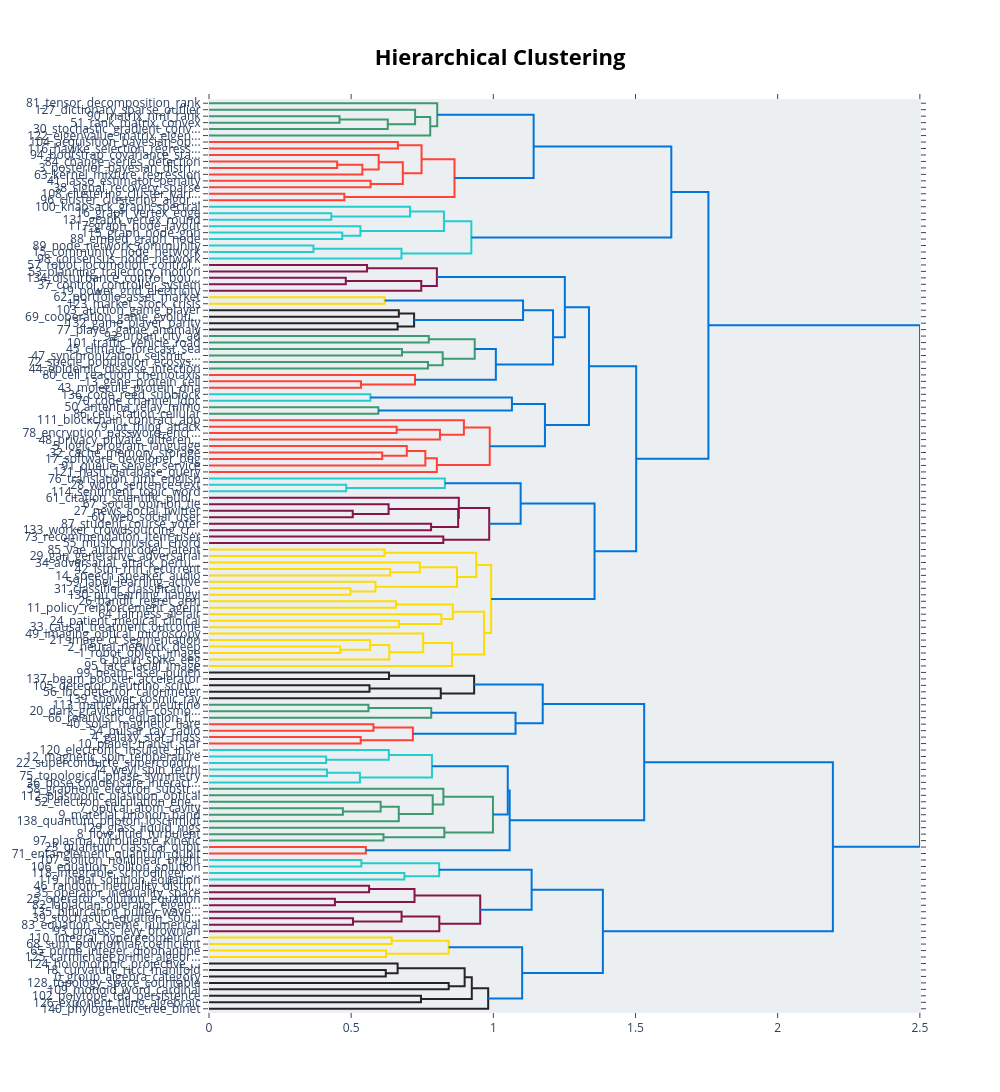

The notebook cell saved with this chart:
### Code cell
best_model.visualize_hierarchy()

### Figure 1 — Plotly figure (JSON) as saved in the notebook; plotly's stock layout.template omitted (floating-point values rounded to 4 significant figures; data arrays with more than 128 entries replaced by an {"elided": "..."} marker saying what was removed)
{"data": [{"hoverinfo": "text", "marker": {"color": "rgb(61,153,112)"}, "mode": "lines", "x": [0.0, 0.4592, 0.4592, 0.0], "xaxis": "x", "y": [-25.0, -25.0, -35.0, -35.0], "yaxis": "y", "type": "scatter"}, {"hoverinfo": "text", "marker": {"color": "rgb(61,153,112)"}, "mode": "lines", "x": [0.4592, 0.6287, 0.6287, 0.0], "xaxis": "x", "y": [-30.0, -30.0, -45.0, -45.0], "yaxis": "y", "type": "scatter"}, {"hoverinfo": "text", "marker": {"color": "rgb(61,153,112)"}, "mode": "lines", "x": [0.0, 0.7248, 0.7248, 0.6287], "xaxis": "x", "y": [-15.0, -15.0, -37.5, -37.5], "yaxis": "y", "type": "scatter"}, {"hoverinfo": "text", "marker": {"color": "rgb(61,153,112)"}, "mode": "lines", "x": [0.7248, 0.778, 0.778, 0.0], "xaxis": "x", "y": [-26.25, -26.25, -55.0, -55.0], "yaxis": "y", "type": "scatter"}, {"hoverinfo": "text", "marker": {"color": "rgb(61,153,112)"}, "mode": "lines", "x": [0.0, 0.8027, 0.8027, 0.778], "xaxis": "x", "y": [-5.0, -5.0, -40.62, -40.62], "yaxis": "y", "type": "scatter"}, {"hoverinfo": "text", "marker": {"color": "rgb(255,65,54)"}, "mode": "lines", "x": [0.0, 0.6643, 0.6643, 0.0], "xaxis": "x", "y": [-65.0, -65.0, -75.0, -75.0], "yaxis": "y", "type": "scatter"}, {"hoverinfo": "text", "marker": {"color": "rgb(255,65,54)"}, "mode": "lines", "x": [0.0, 0.4508, 0.4508, 0.0], "xaxis": "x", "y": [-95.0, -95.0, -105.0, -105.0], "yaxis": "y", "type": "scatter"}, {"hoverinfo": "text", "marker": {"color": "rgb(255,65,54)"}, "mode": "lines", "x": [0.4508, 0.5393, 0.5393, 0.0], "xaxis": "x", "y": [-100.0, -100.0, -115.0, -115.0], "yaxis": "y", "type": "scatter"}, {"hoverinfo": "text", "marker": {"color": "rgb(255,65,54)"}, "mode": "lines", "x": [0.0, 0.5967, 0.5967, 0.5393], "xaxis": "x", "y": [-85.0, -85.0, -107.5, -107.5], "yaxis": "y", "type": "scatter"}, {"hoverinfo": "text", "marker": {"color": "rgb(255,65,54)"}, "mode": "lines", "x": [0.0, 0.5682, 0.5682, 0.0], "xaxis": "x", "y": [-125.0, -125.0, -135.0, -135.0], "yaxis": "y", "type": "scatter"}, {"hoverinfo": "text", "marker": {"color": "rgb(255,65,54)"}, "mode": "lines", "x": [0.5967, 0.6816, 0.6816, 0.5682], "xaxis": "x", "y": [-96.25, -96.25, -130.0, -130.0], "yaxis": "y", "type": "scatter"}, {"hoverinfo": "text", "marker": {"color": "rgb(255,65,54)"}, "mode": "lines", "x": [0.6643, 0.7476, 0.7476, 0.6816], "xaxis": "x", "y": [-70.0, -70.0, -113.1, -113.1], "yaxis": "y", "type": "scatter"}, {"hoverinfo": "text", "marker": {"color": "rgb(255,65,54)"}, "mode": "lines", "x": [0.0, 0.4761, 0.4761, 0.0], "xaxis": "x", "y": [-145.0, -145.0, -155.0, -155.0], "yaxis": "y", "type": "scatter"}, {"hoverinfo": "text", "marker": {"color": "rgb(255,65,54)"}, "mode": "lines", "x": [0.7476, 0.8634, 0.8634, 0.4761], "xaxis": "x", "y": [-91.56, -91.56, -150.0, -150.0], "yaxis": "y", "type": "scatter"}, {"hoverinfo": "text", "marker": {"color": "rgb(0,116,217)"}, "mode": "lines", "x": [0.8027, 1.142, 1.142, 0.8634], "xaxis": "x", "y": [-22.81, -22.81, -120.8, -120.8], "yaxis": "y", "type": "scatter"}, {"hoverinfo": "text", "marker": {"color": "rgb(35,205,205)"}, "mode": "lines", "x": [0.0, 0.43, 0.43, 0.0], "xaxis": "x", "y": [-175.0, -175.0, -185.0, -185.0], "yaxis": "y", "type": "scatter"}, {"hoverinfo": "text", "marker": {"color": "rgb(35,205,205)"}, "mode": "lines", "x": [0.0, 0.7071, 0.7071, 0.43], "xaxis": "x", "y": [-165.0, -165.0, -180.0, -180.0], "yaxis": "y", "type": "scatter"}, {"hoverinfo": "text", "marker": {"color": "rgb(35,205,205)"}, "mode": "lines", "x": [0.0, 0.4687, 0.4687, 0.0], "xaxis": "x", "y": [-205.0, -205.0, -215.0, -215.0], "yaxis": "y", "type": "scatter"}, {"hoverinfo": "text", "marker": {"color": "rgb(35,205,205)"}, "mode": "lines", "x": [0.0, 0.5325, 0.5325, 0.4687], "xaxis": "x", "y": [-195.0, -195.0, -210.0, -210.0], "yaxis": "y", "type": "scatter"}, {"hoverinfo": "text", "marker": {"color": "rgb(35,205,205)"}, "mode": "lines", "x": [0.7071, 0.8263, 0.8263, 0.5325], "xaxis": "x", "y": [-172.5, -172.5, -202.5, -202.5], "yaxis": "y", "type": "scatter"}, {"hoverinfo": "text", "marker": {"color": "rgb(35,205,205)"}, "mode": "lines", "x": [0.0, 0.3674, 0.3674, 0.0], "xaxis": "x", "y": [-225.0, -225.0, -235.0, -235.0], "yaxis": "y", "type": "scatter"}, {"hoverinfo": "text", "marker": {"color": "rgb(35,205,205)"}, "mode": "lines", "x": [0.3674, 0.6769, 0.6769, 0.0], "xaxis": "x", "y": [-230.0, -230.0, -245.0, -245.0], "yaxis": "y", "type": "scatter"}, {"hoverinfo": "text", "marker": {"color": "rgb(35,205,205)"}, "mode": "lines", "x": [0.8263, 0.9227, 0.9227, 0.6769], "xaxis": "x", "y": [-187.5, -187.5, -237.5, -237.5], "yaxis": "y", "type": "scatter"}, {"hoverinfo": "text", "marker": {"color": "rgb(0,116,217)"}, "mode": "lines", "x": [1.142, 1.626, 1.626, 0.9227], "xaxis": "x", "y": [-71.8, -71.8, -212.5, -212.5], "yaxis": "y", "type": "scatter"}, {"hoverinfo": "text", "marker": {"color": "rgb(133,20,75)"}, "mode": "lines", "x": [0.0, 0.5559, 0.5559, 0.0], "xaxis": "x", "y": [-255.0, -255.0, -265.0, -265.0], "yaxis": "y", "type": "scatter"}, {"hoverinfo": "text", "marker": {"color": "rgb(133,20,75)"}, "mode": "lines", "x": [0.0, 0.481, 0.481, 0.0], "xaxis": "x", "y": [-275.0, -275.0, -285.0, -285.0], "yaxis": "y", "type": "scatter"}, {"hoverinfo": "text", "marker": {"color": "rgb(133,20,75)"}, "mode": "lines", "x": [0.481, 0.7465, 0.7465, 0.0], "xaxis": "x", "y": [-280.0, -280.0, -295.0, -295.0], "yaxis": "y", "type": "scatter"}, {"hoverinfo": "text", "marker": {"color": "rgb(133,20,75)"}, "mode": "lines", "x": [0.5559, 0.8014, 0.8014, 0.7465], "xaxis": "x", "y": [-260.0, -260.0, -287.5, -287.5], "yaxis": "y", "type": "scatter"}, {"hoverinfo": "text", "marker": {"color": "rgb(255,220,0)"}, "mode": "lines", "x": [0.0, 0.6178, 0.6178, 0.0], "xaxis": "x", "y": [-305.0, -305.0, -315.0, -315.0], "yaxis": "y", "type": "scatter"}, {"hoverinfo": "text", "marker": {"color": "rgb(40,35,35)"}, "mode": "lines", "x": [0.0, 0.6676, 0.6676, 0.0], "xaxis": "x", "y": [-325.0, -325.0, -335.0, -335.0], "yaxis": "y", "type": "scatter"}, {"hoverinfo": "text", "marker": {"color": "rgb(40,35,35)"}, "mode": "lines", "x": [0.0, 0.6634, 0.6634, 0.0], "xaxis": "x", "y": [-345.0, -345.0, -355.0, -355.0], "yaxis": "y", "type": "scatter"}, {"hoverinfo": "text", "marker": {"color": "rgb(40,35,35)"}, "mode": "lines", "x": [0.6676, 0.7213, 0.7213, 0.6634], "xaxis": "x", "y": [-330.0, -330.0, -350.0, -350.0], "yaxis": "y", "type": "scatter"}, {"hoverinfo": "text", "marker": {"color": "rgb(0,116,217)"}, "mode": "lines", "x": [0.6178, 1.104, 1.104, 0.7213], "xaxis": "x", "y": [-310.0, -310.0, -340.0, -340.0], "yaxis": "y", "type": "scatter"}, {"hoverinfo": "text", "marker": {"color": "rgb(61,153,112)"}, "mode": "lines", "x": [0.0, 0.7729, 0.7729, 0.0], "xaxis": "x", "y": [-365.0, -365.0, -375.0, -375.0], "yaxis": "y", "type": "scatter"}, {"hoverinfo": "text", "marker": {"color": "rgb(61,153,112)"}, "mode": "lines", "x": [0.0, 0.6787, 0.6787, 0.0], "xaxis": "x", "y": [-385.0, -385.0, -395.0, -395.0], "yaxis": "y", "type": "scatter"}, {"hoverinfo": "text", "marker": {"color": "rgb(61,153,112)"}, "mode": "lines", "x": [0.0, 0.7701, 0.7701, 0.0], "xaxis": "x", "y": [-405.0, -405.0, -415.0, -415.0], "yaxis": "y", "type": "scatter"}, {"hoverinfo": "text", "marker": {"color": "rgb(61,153,112)"}, "mode": "lines", "x": [0.6787, 0.8219, 0.8219, 0.7701], "xaxis": "x", "y": [-390.0, -390.0, -410.0, -410.0], "yaxis": "y", "type": "scatter"}, {"hoverinfo": "text", "marker": {"color": "rgb(61,153,112)"}, "mode": "lines", "x": [0.7729, 0.9344, 0.9344, 0.8219], "xaxis": "x", "y": [-370.0, -370.0, -400.0, -400.0], "yaxis": "y", "type": "scatter"}, {"hoverinfo": "text", "marker": {"color": "rgb(255,65,54)"}, "mode": "lines", "x": [0.0, 0.5346, 0.5346, 0.0], "xaxis": "x", "y": [-435.0, -435.0, -445.0, -445.0], "yaxis": "y", "type": "scatter"}, {"hoverinfo": "text", "marker": {"color": "rgb(255,65,54)"}, "mode": "lines", "x": [0.0, 0.7244, 0.7244, 0.5346], "xaxis": "x", "y": [-425.0, -425.0, -440.0, -440.0], "yaxis": "y", "type": "scatter"}, {"hoverinfo": "text", "marker": {"color": "rgb(0,116,217)"}, "mode": "lines", "x": [0.9344, 1.009, 1.009, 0.7244], "xaxis": "x", "y": [-385.0, -385.0, -432.5, -432.5], "yaxis": "y", "type": "scatter"}, {"hoverinfo": "text", "marker": {"color": "rgb(0,116,217)"}, "mode": "lines", "x": [1.104, 1.21, 1.21, 1.009], "xaxis": "x", "y": [-325.0, -325.0, -408.8, -408.8], "yaxis": "y", "type": "scatter"}, {"hoverinfo": "text", "marker": {"color": "rgb(0,116,217)"}, "mode": "lines", "x": [0.8014, 1.251, 1.251, 1.21], "xaxis": "x", "y": [-273.8, -273.8, -366.9, -366.9], "yaxis": "y", "type": "scatter"}, {"hoverinfo": "text", "marker": {"color": "rgb(35,205,205)"}, "mode": "lines", "x": [0.0, 0.5676, 0.5676, 0.0], "xaxis": "x", "y": [-455.0, -455.0, -465.0, -465.0], "yaxis": "y", "type": "scatter"}, {"hoverinfo": "text", "marker": {"color": "rgb(61,153,112)"}, "mode": "lines", "x": [0.0, 0.5957, 0.5957, 0.0], "xaxis": "x", "y": [-475.0, -475.0, -485.0, -485.0], "yaxis": "y", "type": "scatter"}, {"hoverinfo": "text", "marker": {"color": "rgb(0,116,217)"}, "mode": "lines", "x": [0.5676, 1.065, 1.065, 0.5957], "xaxis": "x", "y": [-460.0, -460.0, -480.0, -480.0], "yaxis": "y", "type": "scatter"}, {"hoverinfo": "text", "marker": {"color": "rgb(255,65,54)"}, "mode": "lines", "x": [0.0, 0.6598, 0.6598, 0.0], "xaxis": "x", "y": [-505.0, -505.0, -515.0, -515.0], "yaxis": "y", "type": "scatter"}, {"hoverinfo": "text", "marker": {"color": "rgb(255,65,54)"}, "mode": "lines", "x": [0.6598, 0.8123, 0.8123, 0.0], "xaxis": "x", "y": [-510.0, -510.0, -525.0, -525.0], "yaxis": "y", "type": "scatter"}, {"hoverinfo": "text", "marker": {"color": "rgb(255,65,54)"}, "mode": "lines", "x": [0.0, 0.8964, 0.8964, 0.8123], "xaxis": "x", "y": [-495.0, -495.0, -517.5, -517.5], "yaxis": "y", "type": "scatter"}, {"hoverinfo": "text", "marker": {"color": "rgb(255,65,54)"}, "mode": "lines", "x": [0.0, 0.6091, 0.6091, 0.0], "xaxis": "x", "y": [-545.0, -545.0, -555.0, -555.0], "yaxis": "y", "type": "scatter"}, {"hoverinfo": "text", "marker": {"color": "rgb(255,65,54)"}, "mode": "lines", "x": [0.0, 0.6956, 0.6956, 0.6091], "xaxis": "x", "y": [-535.0, -535.0, -550.0, -550.0], "yaxis": "y", "type": "scatter"}, {"hoverinfo": "text", "marker": {"color": "rgb(255,65,54)"}, "mode": "lines", "x": [0.6956, 0.7609, 0.7609, 0.0], "xaxis": "x", "y": [-542.5, -542.5, -565.0, -565.0], "yaxis": "y", "type": "scatter"}, {"hoverinfo": "text", "marker": {"color": "rgb(255,65,54)"}, "mode": "lines", "x": [0.7609, 0.8013, 0.8013, 0.0], "xaxis": "x", "y": [-553.8, -553.8, -575.0, -575.0], "yaxis": "y", "type": "scatter"}, {"hoverinfo": "text", "marker": {"color": "rgb(255,65,54)"}, "mode": "lines", "x": [0.8964, 0.9874, 0.9874, 0.8013], "xaxis": "x", "y": [-506.2, -506.2, -564.4, -564.4], "yaxis": "y", "type": "scatter"}, {"hoverinfo": "text", "marker": {"color": "rgb(0,116,217)"}, "mode": "lines", "x": [1.065, 1.181, 1.181, 0.9874], "xaxis": "x", "y": [-470.0, -470.0, -535.3, -535.3], "yaxis": "y", "type": "scatter"}, {"hoverinfo": "text", "marker": {"color": "rgb(0,116,217)"}, "mode": "lines", "x": [1.251, 1.336, 1.336, 1.181], "xaxis": "x", "y": [-320.3, -320.3, -502.7, -502.7], "yaxis": "y", "type": "scatter"}, {"hoverinfo": "text", "marker": {"color": "rgb(35,205,205)"}, "mode": "lines", "x": [0.0, 0.4825, 0.4825, 0.0], "xaxis": "x", "y": [-595.0, -595.0, -605.0, -605.0], "yaxis": "y", "type": "scatter"}, {"hoverinfo": "text", "marker": {"color": "rgb(35,205,205)"}, "mode": "lines", "x": [0.0, 0.8295, 0.8295, 0.4825], "xaxis": "x", "y": [-585.0, -585.0, -600.0, -600.0], "yaxis": "y", "type": "scatter"}, {"hoverinfo": "text", "marker": {"color": "rgb(133,20,75)"}, "mode": "lines", "x": [0.0, 0.5056, 0.5056, 0.0], "xaxis": "x", "y": [-635.0, -635.0, -645.0, -645.0], "yaxis": "y", "type": "scatter"}, {"hoverinfo": "text", "marker": {"color": "rgb(133,20,75)"}, "mode": "lines", "x": [0.0, 0.6316, 0.6316, 0.5056], "xaxis": "x", "y": [-625.0, -625.0, -640.0, -640.0], "yaxis": "y", "type": "scatter"}, {"hoverinfo": "text", "marker": {"color": "rgb(133,20,75)"}, "mode": "lines", "x": [0.0, 0.781, 0.781, 0.0], "xaxis": "x", "y": [-655.0, -655.0, -665.0, -665.0], "yaxis": "y", "type": "scatter"}, {"hoverinfo": "text", "marker": {"color": "rgb(133,20,75)"}, "mode": "lines", "x": [0.6316, 0.8762, 0.8762, 0.781], "xaxis": "x", "y": [-632.5, -632.5, -660.0, -660.0], "yaxis": "y", "type": "scatter"}, {"hoverinfo": "text", "marker": {"color": "rgb(133,20,75)"}, "mode": "lines", "x": [0.0, 0.8785, 0.8785, 0.8762], "xaxis": "x", "y": [-615.0, -615.0, -646.2, -646.2], "yaxis": "y", "type": "scatter"}, {"hoverinfo": "text", "marker": {"color": "rgb(133,20,75)"}, "mode": "lines", "x": [0.0, 0.824, 0.824, 0.0], "xaxis": "x", "y": [-675.0, -675.0, -685.0, -685.0], "yaxis": "y", "type": "scatter"}, {"hoverinfo": "text", "marker": {"color": "rgb(133,20,75)"}, "mode": "lines", "x": [0.8785, 0.9855, 0.9855, 0.824], "xaxis": "x", "y": [-630.6, -630.6, -680.0, -680.0], "yaxis": "y", "type": "scatter"}, {"hoverinfo": "text", "marker": {"color": "rgb(0,116,217)"}, "mode": "lines", "x": [0.8295, 1.096, 1.096, 0.9855], "xaxis": "x", "y": [-592.5, -592.5, -655.3, -655.3], "yaxis": "y", "type": "scatter"}, {"hoverinfo": "text", "marker": {"color": "rgb(255,220,0)"}, "mode": "lines", "x": [0.0, 0.617, 0.617, 0.0], "xaxis": "x", "y": [-695.0, -695.0, -705.0, -705.0], "yaxis": "y", "type": "scatter"}, {"hoverinfo": "text", "marker": {"color": "rgb(255,220,0)"}, "mode": "lines", "x": [0.0, 0.6372, 0.6372, 0.0], "xaxis": "x", "y": [-725.0, -725.0, -735.0, -735.0], "yaxis": "y", "type": "scatter"}, {"hoverinfo": "text", "marker": {"color": "rgb(255,220,0)"}, "mode": "lines", "x": [0.0, 0.7416, 0.7416, 0.6372], "xaxis": "x", "y": [-715.0, -715.0, -730.0, -730.0], "yaxis": "y", "type": "scatter"}, {"hoverinfo": "text", "marker": {"color": "rgb(255,220,0)"}, "mode": "lines", "x": [0.0, 0.4975, 0.4975, 0.0], "xaxis": "x", "y": [-755.0, -755.0, -765.0, -765.0], "yaxis": "y", "type": "scatter"}, {"hoverinfo": "text", "marker": {"color": "rgb(255,220,0)"}, "mode": "lines", "x": [0.0, 0.5856, 0.5856, 0.4975], "xaxis": "x", "y": [-745.0, -745.0, -760.0, -760.0], "yaxis": "y", "type": "scatter"}, {"hoverinfo": "text", "marker": {"color": "rgb(255,220,0)"}, "mode": "lines", "x": [0.7416, 0.8722, 0.8722, 0.5856], "xaxis": "x", "y": [-722.5, -722.5, -752.5, -752.5], "yaxis": "y", "type": "scatter"}, {"hoverinfo": "text", "marker": {"color": "rgb(255,220,0)"}, "mode": "lines", "x": [0.617, 0.9399, 0.9399, 0.8722], "xaxis": "x", "y": [-700.0, -700.0, -737.5, -737.5], "yaxis": "y", "type": "scatter"}, {"hoverinfo": "text", "marker": {"color": "rgb(255,220,0)"}, "mode": "lines", "x": [0.0, 0.6575, 0.6575, 0.0], "xaxis": "x", "y": [-775.0, -775.0, -785.0, -785.0], "yaxis": "y", "type": "scatter"}, {"hoverinfo": "text", "marker": {"color": "rgb(255,220,0)"}, "mode": "lines", "x": [0.0, 0.6678, 0.6678, 0.0], "xaxis": "x", "y": [-805.0, -805.0, -815.0, -815.0], "yaxis": "y", "type": "scatter"}, {"hoverinfo": "text", "marker": {"color": "rgb(255,220,0)"}, "mode": "lines", "x": [0.0, 0.8171, 0.8171, 0.6678], "xaxis": "x", "y": [-795.0, -795.0, -810.0, -810.0], "yaxis": "y", "type": "scatter"}, {"hoverinfo": "text", "marker": {"color": "rgb(255,220,0)"}, "mode": "lines", "x": [0.6575, 0.8575, 0.8575, 0.8171], "xaxis": "x", "y": [-780.0, -780.0, -802.5, -802.5], "yaxis": "y", "type": "scatter"}, {"hoverinfo": "text", "marker": {"color": "rgb(255,220,0)"}, "mode": "lines", "x": [0.0, 0.4616, 0.4616, 0.0], "xaxis": "x", "y": [-845.0, -845.0, -855.0, -855.0], "yaxis": "y", "type": "scatter"}, {"hoverinfo": "text", "marker": {"color": "rgb(255,220,0)"}, "mode": "lines", "x": [0.0, 0.5666, 0.5666, 0.4616], "xaxis": "x", "y": [-835.0, -835.0, -850.0, -850.0], "yaxis": "y", "type": "scatter"}, {"hoverinfo": "text", "marker": {"color": "rgb(255,220,0)"}, "mode": "lines", "x": [0.5666, 0.634, 0.634, 0.0], "xaxis": "x", "y": [-842.5, -842.5, -865.0, -865.0], "yaxis": "y", "type": "scatter"}, {"hoverinfo": "text", "marker": {"color": "rgb(255,220,0)"}, "mode": "lines", "x": [0.0, 0.7533, 0.7533, 0.634], "xaxis": "x", "y": [-825.0, -825.0, -853.8, -853.8], "yaxis": "y", "type": "scatter"}, {"hoverinfo": "text", "marker": {"color": "rgb(255,220,0)"}, "mode": "lines", "x": [0.7533, 0.8548, 0.8548, 0.0], "xaxis": "x", "y": [-839.4, -839.4, -875.0, -875.0], "yaxis": "y", "type": "scatter"}, {"hoverinfo": "text", "marker": {"color": "rgb(255,220,0)"}, "mode": "lines", "x": [0.8575, 0.9674, 0.9674, 0.8548], "xaxis": "x", "y": [-791.2, -791.2, -857.2, -857.2], "yaxis": "y", "type": "scatter"}, {"hoverinfo": "text", "marker": {"color": "rgb(255,220,0)"}, "mode": "lines", "x": [0.9399, 0.9923, 0.9923, 0.9674], "xaxis": "x", "y": [-718.8, -718.8, -824.2, -824.2], "yaxis": "y", "type": "scatter"}, {"hoverinfo": "text", "marker": {"color": "rgb(0,116,217)"}, "mode": "lines", "x": [1.096, 1.356, 1.356, 0.9923], "xaxis": "x", "y": [-623.9, -623.9, -771.5, -771.5], "yaxis": "y", "type": "scatter"}, {"hoverinfo": "text", "marker": {"color": "rgb(0,116,217)"}, "mode": "lines", "x": [1.336, 1.502, 1.502, 1.356], "xaxis": "x", "y": [-411.5, -411.5, -697.7, -697.7], "yaxis": "y", "type": "scatter"}, {"hoverinfo": "text", "marker": {"color": "rgb(0,116,217)"}, "mode": "lines", "x": [1.626, 1.756, 1.756, 1.502], "xaxis": "x", "y": [-142.1, -142.1, -554.6, -554.6], "yaxis": "y", "type": "scatter"}, {"hoverinfo": "text", "marker": {"color": "rgb(40,35,35)"}, "mode": "lines", "x": [0.0, 0.633, 0.633, 0.0], "xaxis": "x", "y": [-885.0, -885.0, -895.0, -895.0], "yaxis": "y", "type": "scatter"}, {"hoverinfo": "text", "marker": {"color": "rgb(40,35,35)"}, "mode": "lines", "x": [0.0, 0.5644, 0.5644, 0.0], "xaxis": "x", "y": [-905.0, -905.0, -915.0, -915.0], "yaxis": "y", "type": "scatter"}, {"hoverinfo": "text", "marker": {"color": "rgb(40,35,35)"}, "mode": "lines", "x": [0.5644, 0.8151, 0.8151, 0.0], "xaxis": "x", "y": [-910.0, -910.0, -925.0, -925.0], "yaxis": "y", "type": "scatter"}, {"hoverinfo": "text", "marker": {"color": "rgb(40,35,35)"}, "mode": "lines", "x": [0.633, 0.9325, 0.9325, 0.8151], "xaxis": "x", "y": [-890.0, -890.0, -917.5, -917.5], "yaxis": "y", "type": "scatter"}, {"hoverinfo": "text", "marker": {"color": "rgb(61,153,112)"}, "mode": "lines", "x": [0.0, 0.5608, 0.5608, 0.0], "xaxis": "x", "y": [-935.0, -935.0, -945.0, -945.0], "yaxis": "y", "type": "scatter"}, {"hoverinfo": "text", "marker": {"color": "rgb(61,153,112)"}, "mode": "lines", "x": [0.5608, 0.7815, 0.7815, 0.0], "xaxis": "x", "y": [-940.0, -940.0, -955.0, -955.0], "yaxis": "y", "type": "scatter"}, {"hoverinfo": "text", "marker": {"color": "rgb(255,65,54)"}, "mode": "lines", "x": [0.0, 0.5783, 0.5783, 0.0], "xaxis": "x", "y": [-965.0, -965.0, -975.0, -975.0], "yaxis": "y", "type": "scatter"}, {"hoverinfo": "text", "marker": {"color": "rgb(255,65,54)"}, "mode": "lines", "x": [0.0, 0.5334, 0.5334, 0.0], "xaxis": "x", "y": [-985.0, -985.0, -995.0, -995.0], "yaxis": "y", "type": "scatter"}, {"hoverinfo": "text", "marker": {"color": "rgb(255,65,54)"}, "mode": "lines", "x": [0.5783, 0.717, 0.717, 0.5334], "xaxis": "x", "y": [-970.0, -970.0, -990.0, -990.0], "yaxis": "y", "type": "scatter"}, {"hoverinfo": "text", "marker": {"color": "rgb(0,116,217)"}, "mode": "lines", "x": [0.7815, 1.078, 1.078, 0.717], "xaxis": "x", "y": [-947.5, -947.5, -980.0, -980.0], "yaxis": "y", "type": "scatter"}, {"hoverinfo": "text", "marker": {"color": "rgb(0,116,217)"}, "mode": "lines", "x": [0.9325, 1.174, 1.174, 1.078], "xaxis": "x", "y": [-903.8, -903.8, -963.8, -963.8], "yaxis": "y", "type": "scatter"}, {"hoverinfo": "text", "marker": {"color": "rgb(35,205,205)"}, "mode": "lines", "x": [0.0, 0.4119, 0.4119, 0.0], "xaxis": "x", "y": [-1015.0, -1015.0, -1025.0, -1025.0], "yaxis": "y", "type": "scatter"}, {"hoverinfo": "text", "marker": {"color": "rgb(35,205,205)"}, "mode": "lines", "x": [0.0, 0.6323, 0.6323, 0.4119], "xaxis": "x", "y": [-1005.0, -1005.0, -1020.0, -1020.0], "yaxis": "y", "type": "scatter"}, {"hoverinfo": "text", "marker": {"color": "rgb(35,205,205)"}, "mode": "lines", "x": [0.0, 0.4148, 0.4148, 0.0], "xaxis": "x", "y": [-1035.0, -1035.0, -1045.0, -1045.0], "yaxis": "y", "type": "scatter"}, {"hoverinfo": "text", "marker": {"color": "rgb(35,205,205)"}, "mode": "lines", "x": [0.4148, 0.5307, 0.5307, 0.0], "xaxis": "x", "y": [-1040.0, -1040.0, -1055.0, -1055.0], "yaxis": "y", "type": "scatter"}, {"hoverinfo": "text", "marker": {"color": "rgb(35,205,205)"}, "mode": "lines", "x": [0.6323, 0.7841, 0.7841, 0.5307], "xaxis": "x", "y": [-1012.0, -1012.0, -1048.0, -1048.0], "yaxis": "y", "type": "scatter"}, {"hoverinfo": "text", "marker": {"color": "rgb(61,153,112)"}, "mode": "lines", "x": [0.0, 0.4708, 0.4708, 0.0], "xaxis": "x", "y": [-1095.0, -1095.0, -1105.0, -1105.0], "yaxis": "y", "type": "scatter"}, {"hoverinfo": "text", "marker": {"color": "rgb(61,153,112)"}, "mode": "lines", "x": [0.0, 0.6038, 0.6038, 0.4708], "xaxis": "x", "y": [-1085.0, -1085.0, -1100.0, -1100.0], "yaxis": "y", "type": "scatter"}, {"hoverinfo": "text", "marker": {"color": "rgb(61,153,112)"}, "mode": "lines", "x": [0.6038, 0.6674, 0.6674, 0.0], "xaxis": "x", "y": [-1092.0, -1092.0, -1115.0, -1115.0], "yaxis": "y", "type": "scatter"}, {"hoverinfo": "text", "marker": {"color": "rgb(61,153,112)"}, "mode": "lines", "x": [0.0, 0.7868, 0.7868, 0.6674], "xaxis": "x", "y": [-1075.0, -1075.0, -1104.0, -1104.0], "yaxis": "y", "type": "scatter"}, {"hoverinfo": "text", "marker": {"color": "rgb(61,153,112)"}, "mode": "lines", "x": [0.0, 0.8243, 0.8243, 0.7868], "xaxis": "x", "y": [-1065.0, -1065.0, -1089.0, -1089.0], "yaxis": "y", "type": "scatter"}, {"hoverinfo": "text", "marker": {"color": "rgb(61,153,112)"}, "mode": "lines", "x": [0.0, 0.6136, 0.6136, 0.0], "xaxis": "x", "y": [-1135.0, -1135.0, -1145.0, -1145.0], "yaxis": "y", "type": "scatter"}, {"hoverinfo": "text", "marker": {"color": "rgb(61,153,112)"}, "mode": "lines", "x": [0.0, 0.8276, 0.8276, 0.6136], "xaxis": "x", "y": [-1125.0, -1125.0, -1140.0, -1140.0], "yaxis": "y", "type": "scatter"}, {"hoverinfo": "text", "marker": {"color": "rgb(61,153,112)"}, "mode": "lines", "x": [0.8243, 0.9986, 0.9986, 0.8276], "xaxis": "x", "y": [-1077.0, -1077.0, -1132.0, -1132.0], "yaxis": "y", "type": "scatter"}, {"hoverinfo": "text", "marker": {"color": "rgb(0,116,217)"}, "mode": "lines", "x": [0.7841, 1.051, 1.051, 0.9986], "xaxis": "x", "y": [-1030.0, -1030.0, -1105.0, -1105.0], "yaxis": "y", "type": "scatter"}, {"hoverinfo": "text", "marker": {"color": "rgb(255,65,54)"}, "mode": "lines", "x": [0.0, 0.5517, 0.5517, 0.0], "xaxis": "x", "y": [-1155.0, -1155.0, -1165.0, -1165.0], "yaxis": "y", "type": "scatter"}, {"hoverinfo": "text", "marker": {"color": "rgb(0,116,217)"}, "mode": "lines", "x": [1.051, 1.057, 1.057, 0.5517], "xaxis": "x", "y": [-1067.0, -1067.0, -1160.0, -1160.0], "yaxis": "y", "type": "scatter"}, {"hoverinfo": "text", "marker": {"color": "rgb(0,116,217)"}, "mode": "lines", "x": [1.174, 1.531, 1.531, 1.057], "xaxis": "x", "y": [-933.8, -933.8, -1114.0, -1114.0], "yaxis": "y", "type": "scatter"}, {"hoverinfo": "text", "marker": {"color": "rgb(35,205,205)"}, "mode": "lines", "x": [0.0, 0.5358, 0.5358, 0.0], "xaxis": "x", "y": [-1175.0, -1175.0, -1185.0, -1185.0], "yaxis": "y", "type": "scatter"}, {"hoverinfo": "text", "marker": {"color": "rgb(35,205,205)"}, "mode": "lines", "x": [0.0, 0.6872, 0.6872, 0.0], "xaxis": "x", "y": [-1195.0, -1195.0, -1205.0, -1205.0], "yaxis": "y", "type": "scatter"}, {"hoverinfo": "text", "marker": {"color": "rgb(35,205,205)"}, "mode": "lines", "x": [0.5358, 0.8094, 0.8094, 0.6872], "xaxis": "x", "y": [-1180.0, -1180.0, -1200.0, -1200.0], "yaxis": "y", "type": "scatter"}, {"hoverinfo": "text", "marker": {"color": "rgb(133,20,75)"}, "mode": "lines", "x": [0.0, 0.5631, 0.5631, 0.0], "xaxis": "x", "y": [-1215.0, -1215.0, -1225.0, -1225.0], "yaxis": "y", "type": "scatter"}, {"hoverinfo": "text", "marker": {"color": "rgb(133,20,75)"}, "mode": "lines", "x": [0.0, 0.4428, 0.4428, 0.0], "xaxis": "x", "y": [-1235.0, -1235.0, -1245.0, -1245.0], "yaxis": "y", "type": "scatter"}, {"hoverinfo": "text", "marker": {"color": "rgb(133,20,75)"}, "mode": "lines", "x": [0.5631, 0.7228, 0.7228, 0.4428], "xaxis": "x", "y": [-1220.0, -1220.0, -1240.0, -1240.0], "yaxis": "y", "type": "scatter"}, {"hoverinfo": "text", "marker": {"color": "rgb(133,20,75)"}, "mode": "lines", "x": [0.0, 0.5063, 0.5063, 0.0], "xaxis": "x", "y": [-1265.0, -1265.0, -1275.0, -1275.0], "yaxis": "y", "type": "scatter"}, {"hoverinfo": "text", "marker": {"color": "rgb(133,20,75)"}, "mode": "lines", "x": [0.0, 0.6772, 0.6772, 0.5063], "xaxis": "x", "y": [-1255.0, -1255.0, -1270.0, -1270.0], "yaxis": "y", "type": "scatter"}, {"hoverinfo": "text", "marker": {"color": "rgb(133,20,75)"}, "mode": "lines", "x": [0.6772, 0.81, 0.81, 0.0], "xaxis": "x", "y": [-1262.0, -1262.0, -1285.0, -1285.0], "yaxis": "y", "type": "scatter"}, {"hoverinfo": "text", "marker": {"color": "rgb(133,20,75)"}, "mode": "lines", "x": [0.7228, 0.9538, 0.9538, 0.81], "xaxis": "x", "y": [-1230.0, -1230.0, -1274.0, -1274.0], "yaxis": "y", "type": "scatter"}, {"hoverinfo": "text", "marker": {"color": "rgb(0,116,217)"}, "mode": "lines", "x": [0.8094, 1.135, 1.135, 0.9538], "xaxis": "x", "y": [-1190.0, -1190.0, -1252.0, -1252.0], "yaxis": "y", "type": "scatter"}, {"hoverinfo": "text", "marker": {"color": "rgb(255,220,0)"}, "mode": "lines", "x": [0.0, 0.6425, 0.6425, 0.0], "xaxis": "x", "y": [-1295.0, -1295.0, -1305.0, -1305.0], "yaxis": "y", "type": "scatter"}, {"hoverinfo": "text", "marker": {"color": "rgb(255,220,0)"}, "mode": "lines", "x": [0.0, 0.6228, 0.6228, 0.0], "xaxis": "x", "y": [-1315.0, -1315.0, -1325.0, -1325.0], "yaxis": "y", "type": "scatter"}, {"hoverinfo": "text", "marker": {"color": "rgb(255,220,0)"}, "mode": "lines", "x": [0.6425, 0.8428, 0.8428, 0.6228], "xaxis": "x", "y": [-1300.0, -1300.0, -1320.0, -1320.0], "yaxis": "y", "type": "scatter"}, {"hoverinfo": "text", "marker": {"color": "rgb(40,35,35)"}, "mode": "lines", "x": [0.0, 0.6217, 0.6217, 0.0], "xaxis": "x", "y": [-1345.0, -1345.0, -1355.0, -1355.0], "yaxis": "y", "type": "scatter"}, {"hoverinfo": "text", "marker": {"color": "rgb(40,35,35)"}, "mode": "lines", "x": [0.0, 0.6633, 0.6633, 0.6217], "xaxis": "x", "y": [-1335.0, -1335.0, -1350.0, -1350.0], "yaxis": "y", "type": "scatter"}, {"hoverinfo": "text", "marker": {"color": "rgb(40,35,35)"}, "mode": "lines", "x": [0.0, 0.843, 0.843, 0.0], "xaxis": "x", "y": [-1365.0, -1365.0, -1375.0, -1375.0], "yaxis": "y", "type": "scatter"}, {"hoverinfo": "text", "marker": {"color": "rgb(40,35,35)"}, "mode": "lines", "x": [0.6633, 0.899, 0.899, 0.843], "xaxis": "x", "y": [-1342.0, -1342.0, -1370.0, -1370.0], "yaxis": "y", "type": "scatter"}, {"hoverinfo": "text", "marker": {"color": "rgb(40,35,35)"}, "mode": "lines", "x": [0.0, 0.7455, 0.7455, 0.0], "xaxis": "x", "y": [-1385.0, -1385.0, -1395.0, -1395.0], "yaxis": "y", "type": "scatter"}, {"hoverinfo": "text", "marker": {"color": "rgb(40,35,35)"}, "mode": "lines", "x": [0.899, 0.9242, 0.9242, 0.7455], "xaxis": "x", "y": [-1356.0, -1356.0, -1390.0, -1390.0], "yaxis": "y", "type": "scatter"}, {"hoverinfo": "text", "marker": {"color": "rgb(40,35,35)"}, "mode": "lines", "x": [0.9242, 0.9819, 0.9819, 0.0], "xaxis": "x", "y": [-1373.0, -1373.0, -1405.0, -1405.0], "yaxis": "y", "type": "scatter"}, {"hoverinfo": "text", "marker": {"color": "rgb(0,116,217)"}, "mode": "lines", "x": [0.8428, 1.101, 1.101, 0.9819], "xaxis": "x", "y": [-1310.0, -1310.0, -1389.0, -1389.0], "yaxis": "y", "type": "scatter"}, {"hoverinfo": "text", "marker": {"color": "rgb(0,116,217)"}, "mode": "lines", "x": [1.135, 1.385, 1.385, 1.101], "xaxis": "x", "y": [-1221.0, -1221.0, -1350.0, -1350.0], "yaxis": "y", "type": "scatter"}, {"hoverinfo": "text", "marker": {"color": "rgb(0,116,217)"}, "mode": "lines", "x": [1.531, 2.194, 2.194, 1.385], "xaxis": "x", "y": [-1024.0, -1024.0, -1285.0, -1285.0], "yaxis": "y", "type": "scatter"}, {"hoverinfo": "text", "marker": {"color": "rgb(0,116,217)"}, "mode": "lines", "x": [1.756, 2.501, 2.501, 2.194], "xaxis": "x", "y": [-348.4, -348.4, -1154.0, -1154.0], "yaxis": "y", "type": "scatter"}], "layout": {"autosize": false, "height": 2315, "hovermode": "closest", "showlegend": false, "width": 1000, "xaxis": {"mirror": "allticks", "rangemode": "tozero", "showgrid": false, "showline": true, "showticklabels": true, "ticks": "outside", "type": "linear", "zeroline": false}, "yaxis": {"mirror": "allticks", "rangemode": "tozero", "showgrid": false, "showline": true, "showticklabels": true, "tickmode": "array", "ticks": "outside", "ticktext": {"elided": "141 str values"}, "tickvals": {"elided": "141 float values"}, "type": "linear", "zeroline": false, "range": [-1410.0, 0.0]}, "title": {"font": {"size": 22, "color": "Black"}, "text": "<b>Hierarchical Clustering</b>", "x": 0.5, "xanchor": "center", "yanchor": "top"}, "hoverlabel": {"font": {"size": 16, "family": "Rockwell"}, "bgcolor": "white"}, "plot_bgcolor": "#ECEFF1"}}
